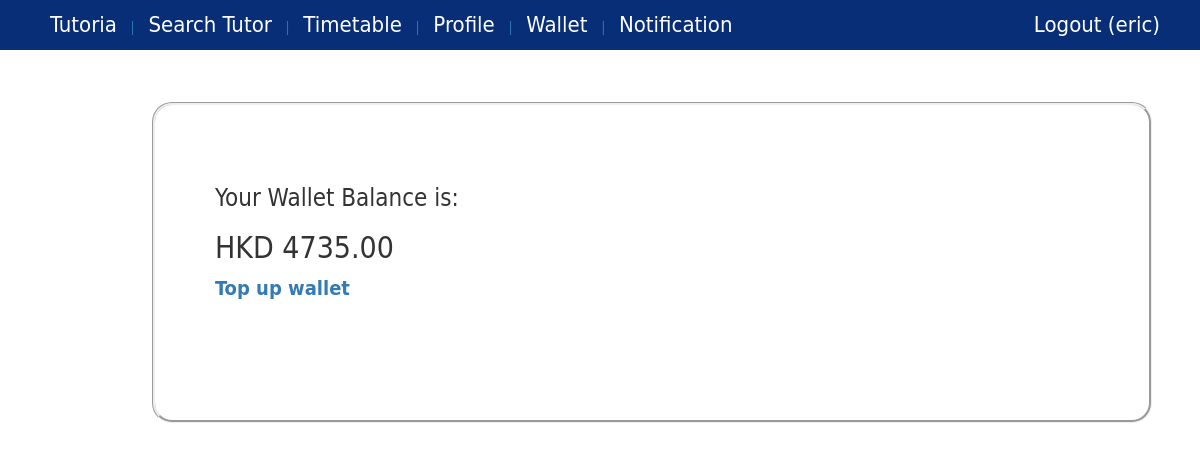
/wallet/ (signed in), run on an earlier commit of the app's database.
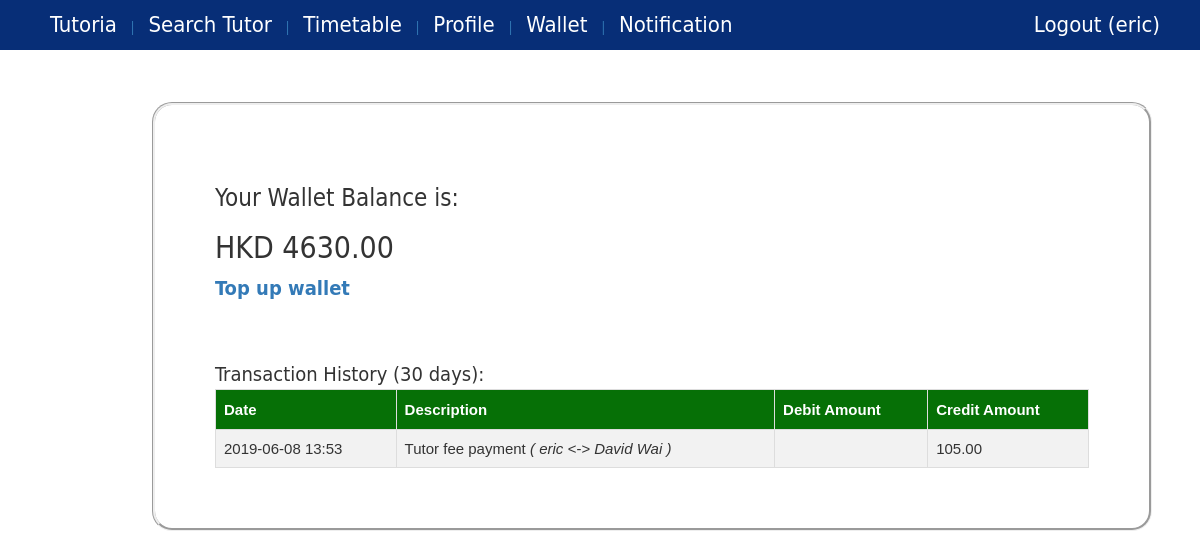
And on a later commit of the database.
### core/models.py (models this page shows, shortened)
class Wallet(models.Model):
    amount = models.DecimalField(max_digits=20, decimal_places=2, default=0.0)

class Transaction(models.Model):
    profile = models.ForeignKey(Profile, on_delete=models.CASCADE,blank=True, null=True)
    date = models.DateTimeField()
    amount = models.DecimalField(max_digits=10, decimal_places=2)
    session = models.ForeignKey(Session, blank=True, null=True)
    isDebit = models.BooleanField()
    isTutoriaOwned = models.BooleanField(default=False)
    isTutorFeeRelated = models.BooleanField(default=False)
    isSystemWalletRelated = models.BooleanField(default=False)
    isBankRelated = models.BooleanField(default=False)
    description = models.CharField(max_length=50, blank=False,null=True)
    @property
    def getDate(self):
        return toLocalDatetime(self.date).strftime('%Y-%m-%d %H:%M')

class Session(models.Model):
    student = models.ForeignKey(Student, on_delete=models.CASCADE, blank=True, null=True)
    tutor = models.ForeignKey(Tutor, on_delete=models.CASCADE)
    booking_date = models.DateTimeField(blank=True, null=True)
    start_date = models.DateTimeField()
    end_date = models.DateTimeField()
    status = models.CharField(max_length=10,blank=True,null=True) # possible value: booked, cancelled, locked, ended
    isCouponUsed = models.BooleanField(default=False)
    isBlackedout = models.BooleanField(default=False)

class Student(models.Model):
    profile = models.OneToOneField(Profile, on_delete=models.CASCADE)
    university = models.OneToOneField(University, blank=True,null=True)

class Profile(models.Model):
    user = models.OneToOneField(User, on_delete=models.CASCADE)
    phone = models.CharField(max_length=20)
    user_type =  models.ForeignKey(UserType)
    image = models.ImageField(upload_to='profile_image',blank=True)
    wallet = models.OneToOneField(Wallet)
    @property
    def isStudent(self):
        return self.user_type.user_type=="student" or self.user_type.user_type=="both"
    @property
    def isTutor(self):
        return self.user_type.user_type=="tutor" or self.user_type.user_type=="both"
    @property
    def getUserFullName(self):
        user=self.user
        fname=""
        if user.first_name != None:
            fname += user.first_name
        if user.first_name != None and user.last_name != None:
            fname += " " + user.last_name
        elif user.last_name != None:
            fname += user.last_name
        return fname
    @property
    def hasNotification(self):
        return len(Notification.objects.filter(profile=self,checked=False))>0

class Tutor(models.Model):
    profile = models.OneToOneField(Profile, on_delete=models.CASCADE)
    tutor_type =  models.ForeignKey(TutorType, blank=True, null=True )
    hourly_rate = models.DecimalField(max_digits=10, decimal_places=2, default=Decimal(0.0))
    tag = models.ManyToManyField(Tag, blank=True)
    university = models.ForeignKey(University, blank=True,null=True)
    course = models.ManyToManyField(Course, blank=True)
    bio = models.CharField(max_length=500, blank=True,null=True)
    isHideProfile = models.BooleanField(default=False)

### core/views.py (the view)
# urls.py: url(r'^wallet/$', views.viewWallet, name='view_wallet'),
@login_required
def viewWallet(request):
    wallet = request.user.profile.wallet
    current = getCurrentDatetime()
    monthBefore = current - timedelta(days=30)
    transactionHistory = Transaction.objects.filter(profile=request.user.profile).filter(date__gte = monthBefore).order_by("-date")
    context={'amount':wallet.amount, 'transactionHistory':transactionHistory}
    return render(request, 'view_wallet.html', context)

### core/datetimeUtils.py (called while the page is built)
def toLocalDatetime(date):
    local_timezone = timezone(settings.TIME_ZONE)
    try:
        result = date.astimezone(local_timezone)
    except Exception:
        result = date
    return result

def getCurrentDatetime():
    return toLocalDatetime(datetime.now())

### core/templates/view_wallet.html (shortened to what this page needs)
{% extends 'base.html' %}
{% block content %}
    <h3>Your Wallet Balance is:</h3>
    <h2>HKD {{amount}}</h2>
    {% if user.profile.isStudent %}
        <a href="{% url 'add_to_wallet' %}" >
            <b>Top up wallet</b>
        </a>
        <br/>
    {% endif %}
    <br/><br/>
    {% if transactionHistory %}
        Transaction History (30 days):
        <table id="transaction_record">
            <tr>
                <th>Date</th>
                <th>Description</th>
                <th>Debit Amount</th>
                <th>Credit Amount</th>
            </tr>
            {% for each in transactionHistory %}
                {% if each.isTutorFeeRelated%}
                    <tr>
                        <td>{{each.getDate}}</td>
                        <td>
                            {{each.description}}
                            <i>( {{each.session.student.profile.user.username}} &lt;-&gt; {{each.session.tutor.profile.getUserFullName}} )</i>
                        </td>
                        <td>{% if each.isDebit %} {{each.amount}} {% endif %}</td>
                        <td>{% if not each.isDebit %} {{each.amount}} {% endif %}</td>
                    </tr>
                {% endif %}
            {% endfor %}
        </table>
    {% endif %}
{% endblock %}

What changed in the data, as far as the page shows it:
changed Wallet: amount "4735.00" → "4630.00"
added Transaction: getDate "2019-06-08 13:53", description "Tutor fee payment", session.student.profile.user.username "eric", session.tutor.profile.getUserFullName "David Wai", amount "105.00"
Also different on the page:
text now shown: "Transaction History (30 days): Date Description Debit Amount Credit Amount"
